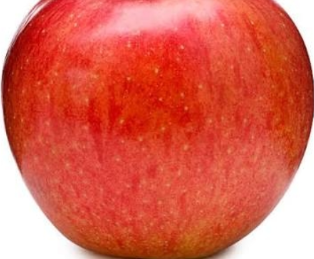
#> input picture dataset/sample_images/apple_ripe_user_sample.png, 314 x 259 px
$ python -i explainability.py   (imports and definitions only)
#> lines starting #> are read from the running program, lines starting #| are printed output that depends on the picture; after the words box and inside, x2 and y2 are one past the last pixel; in counts of white or black regions, pixels touching at a corner belong together
#> further down, picture is the input picture: PIL image 314x259 RGBA; mean R, G, B, A 218, 97.8, 80.6, 255
"""
explainability.py
Explainable AI (XAI) & Morphological Analysis for Fruit Ripeness & Rot Detection.

Classes (4 Ordered Ranks):
0: unripe   (Firm, chlorophyll green, low sugar)
1: ripe     (Peak sweetness, vibrant carotenoid/anthocyanin, ready to eat)
2: overripe (Softening, high sugar, brown ethylene spots)
3: rotten   (Decayed, necrotic core, fungal mold, severe oxidation, spoiled)
"""

import numpy as np
from PIL import Image, ImageFilter
import matplotlib.cm as cm
import tensorflow as tf


# [55 lines left out: functions compute_gradcam, overlay_heatmap, not called in this run]


def extract_peel_color_profile(pil_img: Image.Image):
    """
    Comprehensive biological vision decomposition for fruits and cut specimens:
    - Chlorophyll (Green/Unripe)
    - Vibrant Carotenoids & Anthocyanins (Fresh Ripe)
    - Polyphenol Browning & Enzymatic Senescence (Overripe)
    - Necrosis, Mold Mycelium & Decomposed Cavities (Rotten)
    """
    img = pil_img.convert("RGB").resize((224, 224))
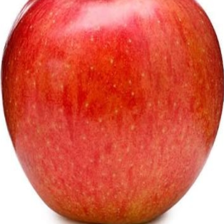
#> img: PIL image 224x224 RGB; mean R, G, B 218, 97.7, 80.6
    arr = np.array(img, dtype=np.float32)

    # Filter out near-white background pixels (> 230 across all channels)
    non_bg_mask = np.any(arr < 232, axis=-1)
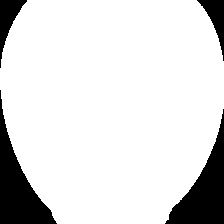
#> non_bg_mask: shape (224, 224) bool; 86.4% white; 4 black regions, box (x1, y1, x2, y2) and area: (0, 90, 57, 224) 2812, (165, 109, 224, 224) 2739, (0, 0, 27, 68) 681, (197, 0, 224, 61) 615
    if np.sum(non_bg_mask) == 0:
        non_bg_mask = np.ones((224, 224), dtype=bool)

    fruit_pixels = arr[non_bg_mask]
    r = fruit_pixels[:, 0]
    g = fruit_pixels[:, 1]
    b = fruit_pixels[:, 2]

    # 1. Chlorophyll index: green significantly higher than red (Unripe)
    green_mask = (g > (r + 15)) & (g > b)

    # 2. Necrotic rot & decayed cavity index (dark brown/black core or sunken cavity)
    rot_core_mask = (r < 105) & (g < 70) & (b < 55) & (r + g + b < 200)
    # Mold mycelium (grayish/pale cyan-green fungus: low saturation, medium luminance)
    mold_mask = (np.abs(r - g) < 20) & (np.abs(g - b) < 20) & (g > 95) & (g < 165) & (r < 160)
    rot_decay_mask = rot_core_mask | mold_mask

    # 3. Vibrant Fresh Ripe Pigment (anthocyanin red or carotenoid yellow/orange peel)
    red_ripe_mask = (r > 115) & (r > 1.28 * g) & (r > 1.28 * b)
    yellow_ripe_mask = (r > 160) & (g > 125) & (b < 115) & (r >= g - 25) & (r - b > 40)
    fresh_ripe_mask = (red_ripe_mask | yellow_ripe_mask) & (~rot_decay_mask)

    # 4. Enzymatic browning / Oxidized tan pulp & Senescence spots
    oxidized_pulp_mask = (r > 160) & (g > 120) & (b < 140) & (r - g > 30) & (r - g < 80) & (b > 50) & (~fresh_ripe_mask)
    senescence_brown_mask = (r > 60) & (r < 140) & (g > 35) & (g < 100) & (b < 70) & (r >= g) & (r - g < 40) & (~fresh_ripe_mask) & (~rot_decay_mask)
    brown_mask = oxidized_pulp_mask | senescence_brown_mask

    # Direct percentage over total non-background fruit pixels
    green_pct = round(float(np.mean(green_mask)) * 100, 1)
#> green_pct = 0
    ripe_pigment_pct = round(float(np.mean(fresh_ripe_mask)) * 100, 1)
#> ripe_pigment_pct = 97.6
    senescence_brown_pct = round(float(np.mean(brown_mask)) * 100, 1)
#> senescence_brown_pct = 0.1
    rot_decay_pct = round(float(np.mean(rot_decay_mask)) * 100, 1)
#> rot_decay_pct = 0.3
    oxidized_pulp_pct = round(float(np.mean(oxidized_pulp_mask)) * 100, 1)
#> oxidized_pulp_pct = 0

    color_metrics = {
        "green_pct": green_pct,
        "ripe_pigment_pct": ripe_pigment_pct,
        "senescence_brown_pct": senescence_brown_pct,
        "rot_decay_pct": rot_decay_pct,
        "oxidized_pulp_pct": oxidized_pulp_pct,
        "avg_luminance": round(float(np.mean(0.299 * r + 0.587 * g + 0.114 * b)), 1)
    }
#> color_metrics = {'green_pct': 0, 'ripe_pigment_pct': 97.6, 'senescence_brown_pct': 0.1, 'rot_decay_pct': 0.3, 'oxidized_pulp_pct': 0, 'avg_luminance': 112.5}

    # Blemish & surface wrinkle texture
    gray_img = img.convert("L")
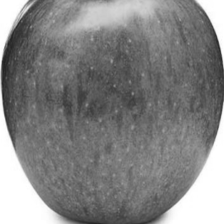
#> gray_img: PIL image 224x224 L; min 33, max 255, mean 131.7
    blurred = gray_img.filter(ImageFilter.GaussianBlur(2))
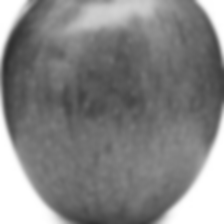
#> blurred: PIL image 224x224 L; min 48, max 255, mean 131.8
    diff = np.abs(np.array(gray_img, dtype=np.int16) - np.array(blurred, dtype=np.int16))
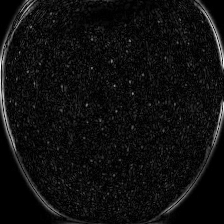
#> diff: shape (224, 224) int16; min 0, max 88, mean 5.5; drawn with min black and max white
    spot_density = round(float(np.mean(diff > 18) * 100), 2)
#> spot_density = 4.3
    color_metrics["blemish_spot_density_pct"] = spot_density

    # Composite rot / decay severity score
    rot_score = rot_decay_pct * 3.0 + senescence_brown_pct * 1.2 + spot_density * 0.4
#> rot_score = 2.74
    color_metrics["rot_severity_score"] = round(rot_score, 1)

    return color_metrics


# [47 lines left out: function generate_natural_language_explanation, not called in this run]

>>> from PIL import Image
>>> picture = Image.open('dataset/sample_images/apple_ripe_user_sample.png')
>>> result = extract_peel_color_profile(picture)
#> result = {'green_pct': 0, 'ripe_pigment_pct': 97.6, 'senescence_brown_pct': 0.1, 'rot_decay_pct': 0.3, 'oxidized_pulp_pct': 0, 'avg_luminance': 112.5, 'blemish_spot_density_pct': 4.3, 'rot_severity_score': 2.7}
